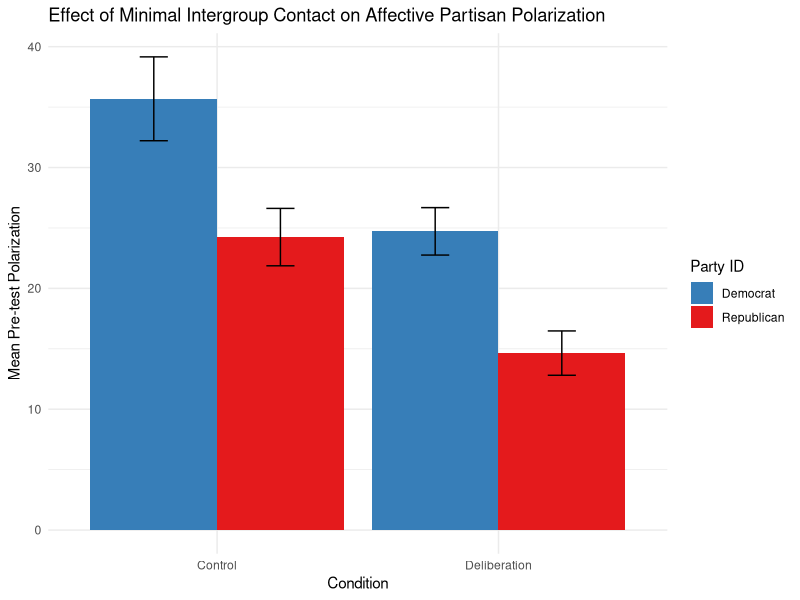
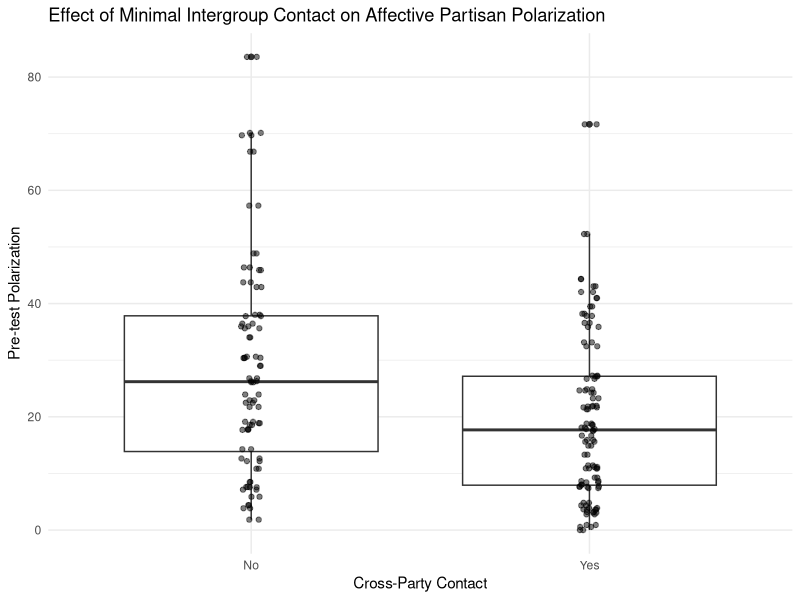
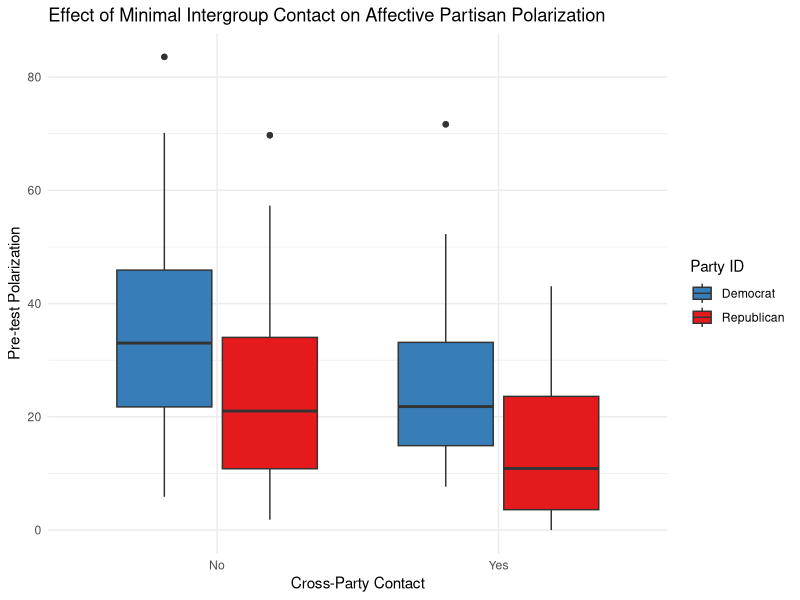
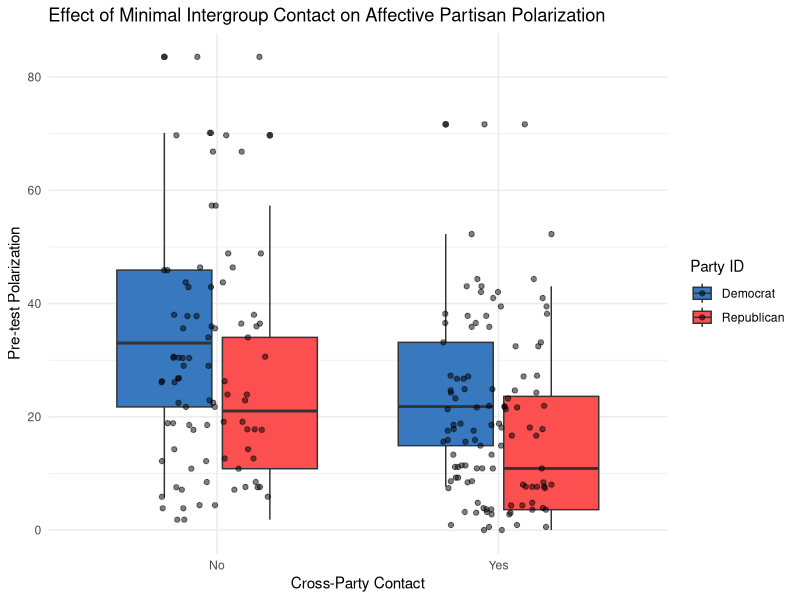
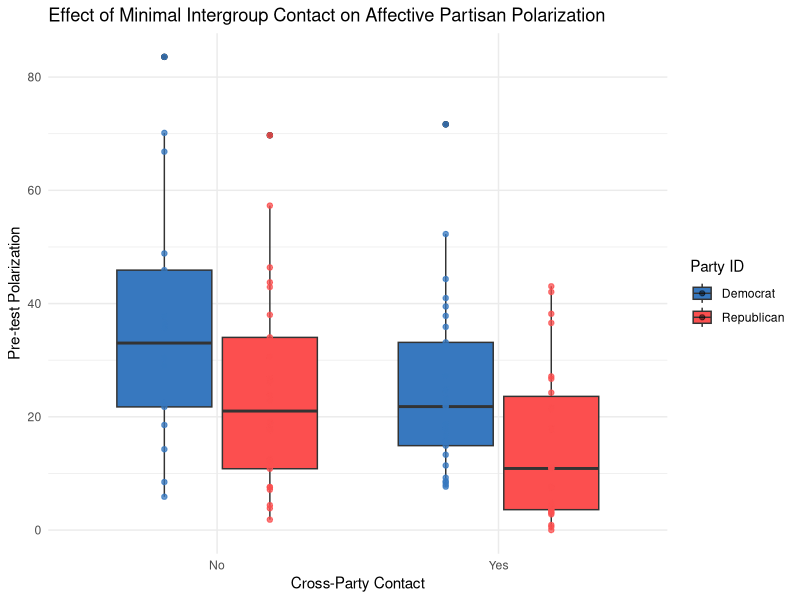
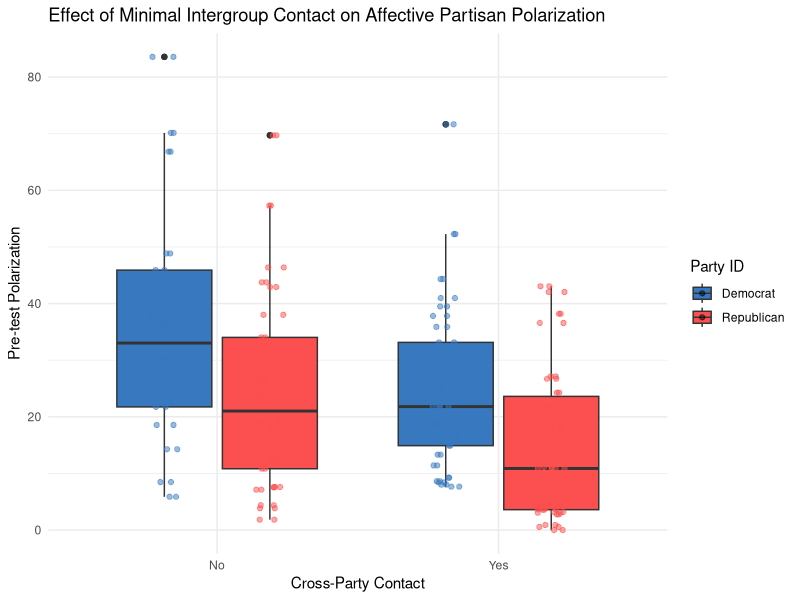
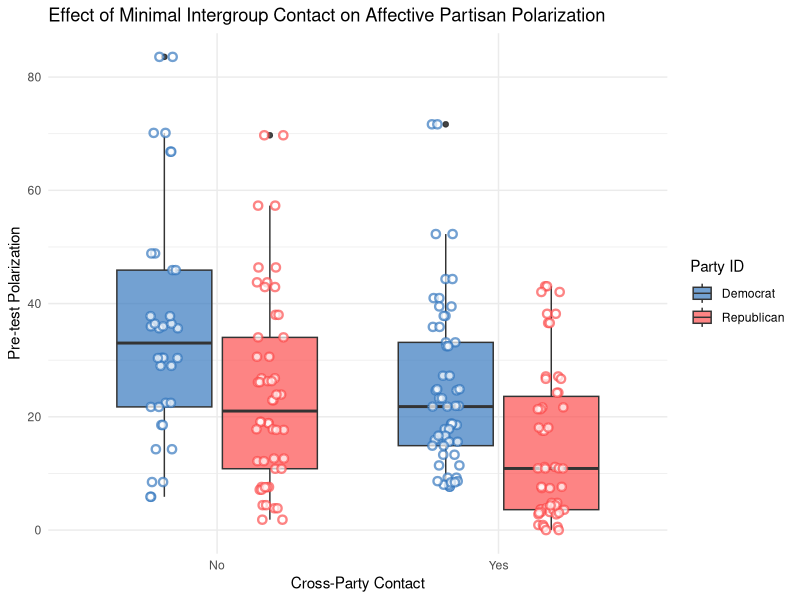
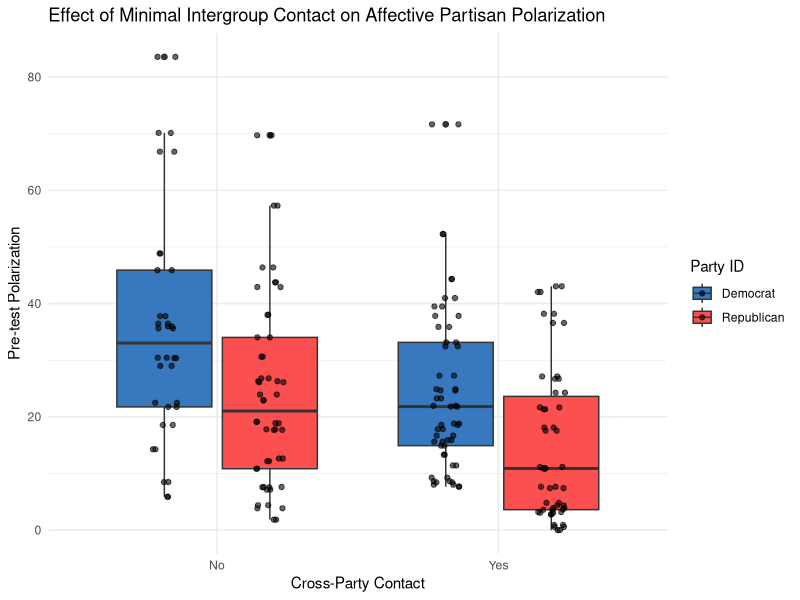

The R source for these figures, in order:
## ---- chunk 1
library(tidyverse)
library(haven)
long_data <- read_sav("data/LongData copy.sav")
long_data
## ---- chunk 2
pretest_pol_summary <- long_data %>%
  filter(time == 1) %>%
  group_by(delib, partyid) %>% 
  summarise(
    mean_pol = mean(polarization, na.rm = TRUE),
    se_pol = sd(polarization, na.rm = TRUE) / sqrt(n()),
    n = n()
  )

ggplot(pretest_pol_summary, aes(x = factor(delib), y = mean_pol, fill = factor(partyid))) +
  geom_bar(stat = "identity", position = "dodge") +
  geom_errorbar(aes(ymin = mean_pol - se_pol, 
                    ymax = mean_pol + se_pol),
                position = position_dodge(0.9), width = 0.2) +
  scale_x_discrete(labels = c("Control", "Deliberation")) +
  #I used colorbrewer2.0 to improve the colors
  scale_fill_manual(values = c("#377eb8", "#e41a1c"), labels = c("Democrat", "Republican")) +
  labs(x = "Condition", y = "Mean Pre-test Polarization", fill = "Party ID") +
  ggtitle("Effect of Minimal Intergroup Contact on Affective Partisan Polarization") +
  theme_minimal()
## ---- chunk 3
long_data %>% 
  filter(time == 1) %>% 
  ggplot(aes(x = factor(delib), y = polarization)) +
  geom_boxplot() +
  scale_x_discrete(labels = c("No", "Yes")) +
  labs(x = "Cross-Party Contact", 
       y = "Pre-test Polarization", 
       title = "Effect of Minimal Intergroup Contact on Affective Partisan Polarization"
       ) + 
  geom_jitter(width = 0.03, alpha = 0.5) +
  theme_minimal()
## ---- chunk 4
long_data %>% 
  filter(time == 1) %>% 
  ggplot(aes(x = factor(delib), y = polarization, fill = factor(partyid))) +
    geom_boxplot() +
    scale_x_discrete(labels = c("No", "Yes")) +
    scale_fill_manual(values = c("#377eb8", "#e41a1c"), labels = c("Democrat", "Republican")) +
    labs(x = "Cross-Party Contact", y = "Pre-test Polarization", fill = "Party ID") +
    ggtitle("Effect of Minimal Intergroup Contact on Affective Partisan Polarization") +
    theme_minimal()
## ---- chunk 5
long_data %>%
  filter(time == 1) %>%
  ggplot(aes(x = factor(delib), y = polarization, fill = factor(partyid))) +
  geom_boxplot() +
  # Change the width parameter and add position_dodge
  geom_jitter(width = 0.2, alpha = 0.5) +
  scale_x_discrete(labels = c("No", "Yes")) +
  scale_fill_manual(values = c("#3778bf", "#fc4f4f"), labels = c("Democrat", "Republican")) +
  labs(x = "Cross-Party Contact", y = "Pre-test Polarization", fill = "Party ID") +
  ggtitle("Effect of Minimal Intergroup Contact on Affective Partisan Polarization") +
  theme_minimal()
## ---- chunk 6
long_data %>%
  filter(time == 1) %>%
  ggplot(aes(x = factor(delib), y = polarization, fill = factor(partyid))) +
  geom_boxplot() +
  # Change the width parameter and add position_dodge
  geom_jitter(alpha = 0.5, 
              aes(color = factor(partyid)),  # Add color aesthetic
              position = position_dodge(width = 0.75)) +  # Add dodge positioning
  scale_x_discrete(labels = c("No", "Yes")) +
  scale_fill_manual(values = c("#3778bf", "#fc4f4f"), labels = c("Democrat", "Republican")) +
  scale_color_manual(values = c("#3778bf", "#fc4f4f"), guide = "none") +  # Match colors and hide legend
  labs(x = "Cross-Party Contact", y = "Pre-test Polarization", fill = "Party ID") +
  ggtitle("Effect of Minimal Intergroup Contact on Affective Partisan Polarization") +
  theme_minimal()
## ---- chunk 7
long_data %>%
  filter(time == 1) %>%
  ggplot(aes(x = factor(delib), y = polarization, fill = factor(partyid))) +
  geom_boxplot() +
  # Use position_jitterdodge instead of combining width and position_dodge
  geom_point(alpha = 0.5,
             aes(color = factor(partyid)),  # Add color aesthetic
             position = position_jitterdodge(jitter.width = 0.2, dodge.width = 0.75)) +  # Combined solution
  scale_x_discrete(labels = c("No", "Yes")) +
  scale_fill_manual(values = c("#3778bf", "#fc4f4f"), labels = c("Democrat", "Republican")) +
  scale_color_manual(values = c("#3778bf", "#fc4f4f"), guide = "none") +  # Match colors and hide legend
  labs(x = "Cross-Party Contact", y = "Pre-test Polarization", fill = "Party ID") +
  ggtitle("Effect of Minimal Intergroup Contact on Affective Partisan Polarization") +
  theme_minimal()
## ---- chunk 8
long_data %>%
  filter(time == 1) %>%
  ggplot(aes(x = factor(delib), y = polarization, fill = factor(partyid))) +
  geom_boxplot(alpha = 0.7) +  # Slightly reduce box plot opacity
  geom_point(alpha = 0.7,
             aes(color = factor(partyid)),
             position = position_jitterdodge(jitter.width = 0.2, dodge.width = 0.75),
             size = 2,  # Increase point size
             shape = 21,  # Filled circle with border
             stroke = 1.2,  # Thicker border
             fill = "white") +  # White fill for contrast
  scale_x_discrete(labels = c("No", "Yes")) +
  scale_fill_manual(values = c("#3778bf", "#fc4f4f"), labels = c("Democrat", "Republican")) +
  scale_color_manual(values = c("#3778bf", "#fc4f4f"), guide = "none") +  # Match colors for point borders
  labs(x = "Cross-Party Contact", y = "Pre-test Polarization", fill = "Party ID") +
  ggtitle("Effect of Minimal Intergroup Contact on Affective Partisan Polarization") +
  theme_minimal()
## ---- chunk 9
long_data %>%
  filter(time == 1) %>%
  ggplot(aes(x = factor(delib), y = polarization, fill = factor(partyid))) +
  geom_boxplot() +
  geom_point(color = "black",  # Make all points black
             alpha = 0.6,      # Slight transparency
             position = position_jitterdodge(jitter.width = 0.2, dodge.width = 0.75)) +
  scale_x_discrete(labels = c("No", "Yes")) +
  scale_fill_manual(values = c("#3778bf", "#fc4f4f"), labels = c("Democrat", "Republican")) +
  labs(x = "Cross-Party Contact", y = "Pre-test Polarization", fill = "Party ID") +
  ggtitle("Effect of Minimal Intergroup Contact on Affective Partisan Polarization") +
  theme_minimal()
## ---- chunk 10
# Create bar plot
bar_plot <- ggplot(pretest_pol_summary, aes(x = factor(delib), y = mean_pol, fill = factor(partyid))) +
  geom_bar(stat = "identity", position = "dodge") +
  geom_errorbar(aes(ymin = mean_pol - se_pol,
                   ymax = mean_pol + se_pol),
                position = position_dodge(width = 1)) +
  scale_x_discrete(labels = c("Control", "Deliberation")) +
  scale_fill_manual(values = c("#3778bf", "#fc4f4f"), labels = c("Democrat", "Republican")) +
  labs(x = "Condition", y = "Mean Pre-test Polarization", fill = "Party ID") +
  ggtitle("Effect of Minimal Intergroup Contact on Affective Partisan Polarization") +
  theme_minimal()

# Create box plot
box_plot <- long_data %>%
  filter(time == 1) %>%
  ggplot(aes(x = factor(delib), y = polarization, fill = factor(partyid))) +
  geom_boxplot() +
  geom_point(color = "black",
             alpha = 0.6,
             position = position_jitterdodge(jitter.width = 0.2, dodge.width = 0.75)) +
  scale_x_discrete(labels = c("No", "Yes")) +
  scale_fill_manual(values = c("#3778bf", "#fc4f4f"), labels = c("Democrat", "Republican")) +
  labs(x = "Cross-Party Contact", y = "Pre-test Polarization", fill = "Party ID") +
  ggtitle("Effect of Minimal Intergroup Contact on Affective Partisan Polarization") +
  theme_minimal()

# Display side-by-side using gridExtra
library(gridExtra)
grid.arrange(bar_plot, box_plot, ncol = 2)
## ---- chunk 11
long_data %>% 
  filter(partyid == 1, delib == 1, target == 2) %>% 
  ggplot(aes(x = time, y = bias)) +
  geom_line() +
  geom_line(y = 50) +
  labs(y = "Negative Attitudes", title = "Democrats Attitudes Towards Republicans Before & After Deliberation Exercise", caption = "50 = neutral attitude")

long_data %>% 
  filter(partyid == 1, delib == 1, target == 1) %>% 
  ggplot(aes(x = time, y = bias)) +
  geom_line() +
  geom_line(y = 50) +
  labs(y = "Negative Attitudes", title = "Democrats Attitudes Towards Democrats Before & After Deliberation Exercise", caption = "50 = is neutral attitude, ")
